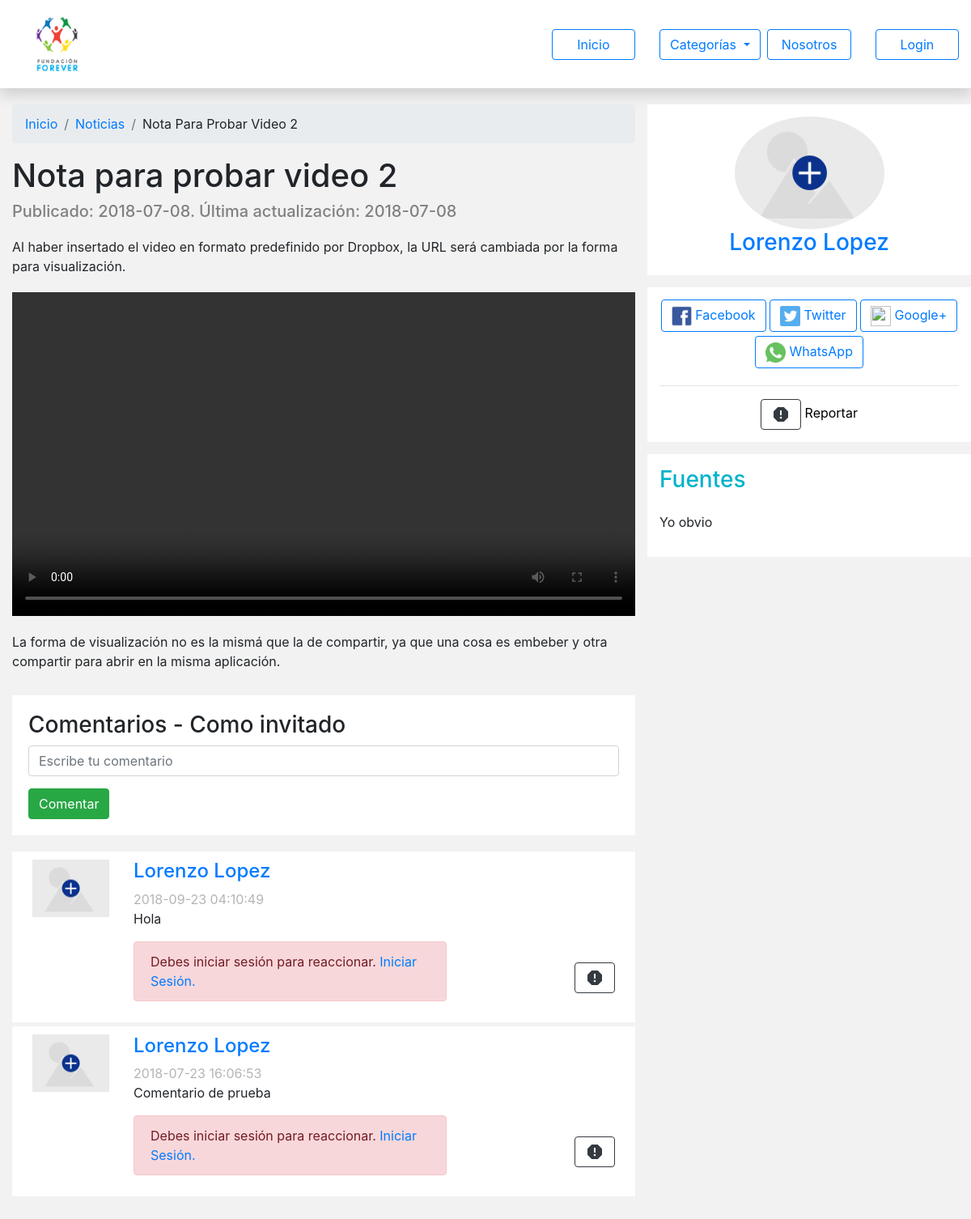
Page /note.php?idP=15 on the committed database.
### tables this page shows
CREATE TABLE `publicacion` (
  `id_publicacion` int(11) NOT NULL,
  `titulo` varchar(60) DEFAULT NULL,
  `bajada` varchar(300) DEFAULT NULL,
  `contenido` mediumtext NOT NULL,
  `banner` varchar(400) DEFAULT NULL,
  `fuentes` varchar(1000) NOT NULL,
  `categoria` varchar(100) DEFAULT NULL,
  `fecha` timestamp NOT NULL DEFAULT CURRENT_TIMESTAMP,
  `actualizacion` timestamp NOT NULL DEFAULT CURRENT_TIMESTAMP,
  `id_usuario` int(11) DEFAULT NULL,
  `estado` int(11) NOT NULL
);

CREATE TABLE `comments` (
  `id_comentario` int(11) NOT NULL,
  `id_usuario` int(11) NOT NULL,
  `id_publicacion` int(11) NOT NULL,
  `contenido` varchar(2000) NOT NULL,
  `fecha` timestamp NOT NULL DEFAULT CURRENT_TIMESTAMP ON UPDATE CURRENT_TIMESTAMP
);

CREATE TABLE `usuario` (
  `id_usuario` int(11) NOT NULL,
  `nombre` varchar(40) DEFAULT NULL,
  `apellido` varchar(40) DEFAULT NULL,
  `foto` varchar(500) DEFAULT NULL,
  `email` varchar(200) DEFAULT NULL,
  `password` varchar(25) DEFAULT NULL,
  `fecha` timestamp NOT NULL DEFAULT CURRENT_TIMESTAMP,
  `becado` varchar(2) DEFAULT NULL,
  `role` int(11) NOT NULL,
  `llave` int(11) NOT NULL,
  `estado` int(11) NOT NULL
);

### note.php (the view, shortened to what this page needs)
<?php
	include 'functions/conexion.php';
	$idPost = $_GET['idP'];
	$cos = $con -> query("SELECT * FROM publicacion WHERE id_publicacion='$idPost' AND estado='1'");
	$row = $cos -> Fetch_Array();
	$creator = $row['id_usuario'];
?>
<html itemscope itemtype="<a href='http://schema.org/Article'>http://schema.org/Article</a>">
<head>
	<link rel="stylesheet" href="https://stackpath.bootstrapcdn.com/bootstrap/4.1.1/css/bootstrap.min.css">
	<link rel="stylesheet" href="css/main.css">
</head>
<body>
<?php include 'template/nav.php'; ?>
	<div id="section-notes" class="container-fluid" style="margin-bottom: 50px;">
		<div class="row">
			<div class="col-md-8">
				<div class="row">
					<div class="col-md-12">
						<nav aria-label="breadcrumb">
						  <ol class="breadcrumb">
						    <li class="breadcrumb-item"><a href="../PeriodicoForever/">Inicio</a></li>
						    <li class="breadcrumb-item" aria-current="page"><a href="../PeriodicoForever/historias.php"><?php echo ucwords($row['categoria']) ?>s</a></li>
						    <li class="breadcrumb-item" aria-current="page"><?php echo ucwords($row['titulo']) ?></li>
						  </ol>
						</nav>
					</div>
				</div>
				<div id="note">
					<h1><?php echo $row['titulo']; ?></h1>
					<h5 style="color: #808080">Publicado: <?php echo substr($row['fecha'], 0,10); ?>. Última actualización: <?php echo substr($row['actualizacion'], 0,10); ?></h5>
					<div id="notes-bajada" style="margin: 20px 0px;">
						<?php echo $row['bajada']; ?>
					</div>
					<div id="banner_video">
						<?php
							$illustration = $row['banner'];
							$pos = strpos($illustration, 'https://www.youtube.com');
							$pos2 = strpos($illustration, 'dropboxusercontent');
							if ($pos !== false) {
								echo '<iframe width="100%" height="400" src="'.$illustration.'" frameborder="0" autoplay="none" allowfullscreen></iframe>';
							} else if( $pos2 !== false ){
								echo '<video src="'.$illustration.'" width="100%" height="400" frameborder="0" controls allowfullscreen preload autostart="false"></video>';
							} else {
								echo '<img src="'.$illustration.'" alt="Banner" width="100%">';
							}
						?>
					</div>
					<div id="notes-contenido" style="margin-top: 20px;">
						<?php echo $row['contenido']; ?>
					</div>
				</div>
<?php if (!empty($_SESSION)) {
	$tU = "";
} else {
	$tU = "- Como invitado";
}; ?>
			<div id="commentInput" style="background: white;padding: 20px;margin-top: 30px;">
				<h3>Comentarios <?php echo $tU; ?></h3>
				<input id="commentContent" name="commentContent" type="text" class="form-control" placeholder="Escribe tu comentario">
				<button id="comentar" type="button" class="btn btn-success" style="margin-top: 15px;" data-id="<?php echo $row['id_publicacion']; ?>">Comentar</button>
			</div>
			<div id="comments-body" class="comments">
<?php
	$sql2 = $con -> query("SELECT * FROM comments WHERE id_publicacion='$idPost' ORDER BY fecha DESC");
	$i = 1;
	while( $array = $sql2 -> fetch_array() )
	{
		$user = $array['id_usuario'];
		$sql3 = $con -> query("SELECT * FROM usuario WHERE id_usuario='$user'");
		$resp  = $sql3 -> fetch_array();
?>
					<div id="commentBox-<?php echo $i; ?>" style="padding: 0px 15px;">
						<div class="row" style="background: white;padding: 10px; margin-top: 5px;">
							<div class="col-md-2">
								<img src="<?php
									$img = $resp['foto'];
									if( $img === "" )
									{
										echo 'imgs/icons/default.png';
									}
									else
									{
										echo $img;
									};
								?>" alt="User Photo" width="100%">
							</div>
							<div class="col-md-10">
								<a href="profile.php?idP=<?php echo $resp['id_usuario']; ?>"><h4><?php echo $resp['nombre']." ".$resp['apellido']; ?></h4></a>
								<span style="color: #B5B5B5;"><?php echo $array['fecha']; ?></span><br>
								<p><?php echo $array['contenido']; ?></p>
								<div class="row align-items-center">
<?php
		if (!empty($_SESSION)) {
			$idC = $array['id_comentario'];
			$Likes = $con -> query("SELECT * FROM reaction_coments WHERE id_comentario='$idC' AND tipo='1'");
			$cant1 = $Likes -> num_rows;
			$DisLikes = $con -> query("SELECT * FROM reaction_coments WHERE id_comentario='$idC' AND tipo='0'");
			$cant0 = $DisLikes -> num_rows;
			$del;
			if ( $_SESSION['idUser'] == $array['id_usuario'] || !empty($_SESSION['key']) ) {
				$del = '<button class="btn btn-outline-dark" id="delete_c" data-id="'.$array["id_comentario"].'" data-idbox="'.$i.'">
									<i class="material-icons">delete</i>
								</button>';
			} else {
				$del = '<a href="report.php?type=comment&idc='.$array['id_comentario'].'"><button class="btn btn-outline-dark">
									<i class="material-icons">report</i>
								</button></a>';
			};
?>
								<div class="col-4 align-self-center"><button class="btn btn-outline-dark" id="btn-reaction" data-id="<?php echo $array['id_comentario']; ?>" data-type='1'>
									<div class="row">
										<div class="col-3">
											<i class="material-icons">thumb_up</i>
										</div>
										<div class="col-9">
											<span id="like<?php echo $array['id_comentario']; ?>"><?php echo $cant1; ?></span> Likes
										</div>
									</div>
								</button></div>
								<div class="col-4 align-self-center"><button class="btn btn-outline-dark" id="btn-reaction" data-id="<?php echo $array['id_comentario']; ?>" data-type='0'>
									<div class="row">
										<div class="col-3">
											<i class="material-icons">thumb_down</i>
										</div>
										<div class="col-9">
											<span id="dislike<?php echo $array['id_comentario']; ?>"><?php echo $cant0; ?></span> DisLikes
										</div>
									</div>
								</button></div>
								<div class="col-4 align-self-center text-right">
										<?php echo $del; ?>
									</div>
<?php
		}
		else
		{
?>
								<div class="col-8 align-self-center">
									<div class="alert alert-danger" role="alert">
										Debes iniciar sesión para reaccionar. <a href="login.php">Iniciar Sesión.</a>
									</div></div>
									<div class="col-4 align-self-center text-right">
										<a href="report.php?type=comment&idc=<?php echo $array['id_comentario']; ?>"><button class="btn btn-outline-dark">
											<i class="material-icons">report</i>
										</button></a>
									</div>
<?php
		};
?>
								</div>
							</div>
						</div>
					</div>
<?php
		$i = $i+1;
	};
	$sql4 = $con -> query("SELECT * FROM usuario WHERE id_usuario='$creator'");
	$resp = $sql4 -> fetch_array();
?>
				</div>
			</div>
			<div class="col-md-4">
				<div class="row">
					<div class="col-md-12 sidebar-box center-text">
						<div>
							<img src="imgs/icons/default.png" width="50%" style="border-radius: 50%;">
						</div>
						<div>
							<a href="profile.php?idP=<?php echo $creator; ?>"><h3 style="font-size: 'Roboto:400',sans-serif;"><?php echo $resp['nombre']." ".$resp['apellido']; ?></h3></a>
						</div>
					</div>
					<div class="col-md-12 sidebar-box center-text">
				        <a id="btn-FB" href="https://www.facebook.com/sharer/sharer.php?u=<?php echo $_SERVER['SERVER_NAME'].$_SERVER['REQUEST_URI']; ?>" target="_blank"><button class="btn btn-outline-primary">
				        	<img src="imgs/icons/fb.png" width="25px"> Facebook
				        </button></a>
				        <a id="btn-TW" href="https://twitter.com/?status= ¡Colabora! <?php echo $_SERVER['SERVER_NAME'].$_SERVER['REQUEST_URI']; ?>" target="_blank"><button class="btn btn-outline-primary">
				        	<img src="imgs/icons/twitter.png" width="25px"> Twitter
				        </button></a>
				        <a id="btn-G" href="https://plus.google.com/share?url=<?php echo $_SERVER['SERVER_NAME'].$_SERVER['REQUEST_URI']; ?>" target="_blank"><button class="btn btn-outline-primary">
				        	<img src="imgs/icons/google.png" width="25px"> Google+
				        </button></a>
				        <a id="btn-Wh" href="https://wa.me/?text=<?php echo $_SERVER['SERVER_NAME'].$_SERVER['REQUEST_URI']; ?>" target="_blank"><button class="btn btn-outline-primary" style="margin:5px;">
				        	<img src="imgs/icons/whatsapp.png" width="25px"> WhatsApp
				        </button></a>
				        <hr>
				        <a href="report.php?type=note&idn=<?php echo $idPost; ?>" style="color:black;"><button class="btn btn-outline-dark">
							<i class="material-icons">report</i>
						</button> Reportar</a>
					</div>
					<div class="col-md-12 sidebar-box">
						<h3 style="margin: 0;color: #00B2CC;">Fuentes <span style="float: right;" class="icon-import_contacts"></span></h3>
						<div><br>
							<p><?php echo $row['fuentes']; ?></p>
						</div>
					</div>
				</div>
			</div>
		</div>
	</div>
</body>
</html>

### template/nav.php (shortened to what this page needs)
<nav class="container-fluid shadow" style="background: #ffffff;">
	<div class="row align-items-center">
	  	<div class="col-md-4">
	  		<img src="imgs/logo.png" alt="Fundación Forever" width="30%">
	  	</div>
<?php
	if (!empty($_SESSION['role'])) {
		$role = $_SESSION['role'];
	} else { $role = '1'; }
	switch ($role) {
		case '1':
			$type = "0";
			break;
	}
	if ($type === "0"){
?>
	  	<div class="col-md-8">
	  		<div class="row justify-content-end">
	  			<div class="col-md-2">
	  				<a href="index.php">
	  					<button class="btn btn-outline-primary btn-size-100">Inicio</button>
	  				</a>
	  			</div>
	  			<div class="col-md-2">
	  				 <button id="btnGroupDrop1" type="button" class="btn btn-outline-primary dropdown-toggle" data-toggle="dropdown" aria-haspopup="true" aria-expanded="false">
				      Categorías
				    </button>
	  			</div>
	  			<div class="col-md-2">
	  				<a href="our.php">
	  					<button class="btn btn-outline-primary btn-size-100">Nosotros</button>
	  				</a>
	  			</div>
	  			<?php
	  				if (empty($_SESSION)) {
	  			?>
	  			<div class="col-md-2">
	  				<a href="login.php">
	  					<button class="btn btn-outline-primary btn-size-100">Login</button>
	  				</a>
	  			</div>
	  			<?php
	  				};
	  			?>
	  		</div>
	  	</div>
<?php
	}
?>
	</div>
</nav>

### css/main.css (style rules this page uses)
body { padding-bottom: 20px; background: #F2F2F2; }
button { outline: none; }
.center-text { text-align: center; }
.btn-size-100 { width: 100%; }
#section-notice, #section-notes { margin-top: 20px; }
.sidebar-box { padding: 15px; background: white; margin-bottom: 15px; }
.comments { margin-top: 20px; opacity: 1; transition: 0.3s all ease-in-out; }

### rows in the picture
publicacion: categoria "Noticia", titulo "Nota Para Probar Video 2", titulo "Nota para probar video 2", fecha "2018-07-08", actualizacion "2018-07-08", bajada "Al haber insertado el video en formato predefinido por Dropbox, la URL será cambiada por la forma para visualización.", contenido "La forma de visualización no es la mismá que la de compartir, ya que una cosa es embeber y otra compartir para abrir en la misma aplicación.", fuentes "Yo obvio"
comments: id_usuario.nombre "Lorenzo", id_usuario.apellido "Lopez", fecha "2018-09-23 04:10:49", contenido "Hola"
comments: id_usuario.nombre "Lorenzo", id_usuario.apellido "Lopez", fecha "2018-07-23 16:06:53", contenido "Comentario de prueba"
usuario: nombre "Lorenzo", apellido "Lopez"

### other values in the picture
$tU "- Como invitado"
